Frame 1 (no input): blank canvas, image omitted
Frame 60 (the mouse pressed at the canvas centre just before this capture): blank canvas, image omitted
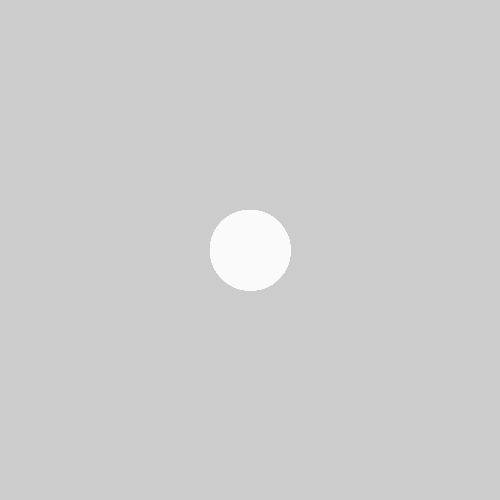
Frame 120 (the mouse held since frame 60 and released just before this capture)

The Processing sketch whose frames 1 and 60 were blank and that drew this single picture after the mouse press (run headless with seeded random() and noise(); from frame 60 on, the mouse is pressed at the canvas centre):

// Processing sketch: processing_30071
// ── processing_30071.pde

// code_by_thomas bagnoli_

// Color_dymanics_

void setup(){
  size (500,500);
  smooth();
  frameRate(30);
}

void draw(){

fill(mouseX,mouseY,pmouseX,pmouseY);
stroke(mouseY,mouseX,pmouseX,pmouseY);
strokeWeight(abs(pmouseX-mouseY));
ellipse(mouseX,mouseY,50,50);
strokeWeight(abs(pmouseY-mouseX));
ellipse(mouseY,mouseX,80,80);
}
  
 
